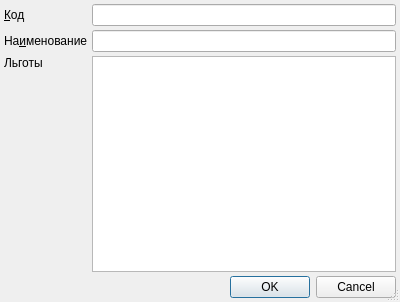
<?xml version="1.0" encoding="UTF-8"?>
<ui version="4.0">
 <class>SocStatusClassItemEditorDialog</class>
 <widget class="QDialog" name="SocStatusClassItemEditorDialog">
  <property name="geometry">
   <rect>
    <x>0</x>
    <y>0</y>
    <width>400</width>
    <height>302</height>
   </rect>
  </property>
  <property name="windowTitle">
   <string>ChangeMe!</string>
  </property>
  <property name="sizeGripEnabled">
   <bool>true</bool>
  </property>
  <layout class="QGridLayout">
   <property name="margin">
    <number>4</number>
   </property>
   <property name="spacing">
    <number>4</number>
   </property>
   <item row="0" column="1">
    <widget class="QLineEdit" name="edtCode"/>
   </item>
   <item row="1" column="0">
    <widget class="QLabel" name="lblName">
     <property name="sizePolicy">
      <sizepolicy hsizetype="Maximum" vsizetype="Preferred">
       <horstretch>0</horstretch>
       <verstretch>0</verstretch>
      </sizepolicy>
     </property>
     <property name="text">
      <string>На&amp;именование</string>
     </property>
     <property name="buddy">
      <cstring>edtName</cstring>
     </property>
    </widget>
   </item>
   <item row="2" column="1" rowspan="2">
    <widget class="CInDocTableView" name="tblTypes"/>
   </item>
   <item row="2" column="0">
    <widget class="QLabel" name="lblTypes">
     <property name="sizePolicy">
      <sizepolicy hsizetype="Maximum" vsizetype="Preferred">
       <horstretch>0</horstretch>
       <verstretch>0</verstretch>
      </sizepolicy>
     </property>
     <property name="text">
      <string>Льготы</string>
     </property>
     <property name="buddy">
      <cstring>tblTypes</cstring>
     </property>
    </widget>
   </item>
   <item row="1" column="1">
    <widget class="QLineEdit" name="edtName">
     <property name="minimumSize">
      <size>
       <width>200</width>
       <height>0</height>
      </size>
     </property>
    </widget>
   </item>
   <item row="0" column="0">
    <widget class="QLabel" name="lblCode">
     <property name="sizePolicy">
      <sizepolicy hsizetype="Maximum" vsizetype="Preferred">
       <horstretch>0</horstretch>
       <verstretch>0</verstretch>
      </sizepolicy>
     </property>
     <property name="text">
      <string>&amp;Код</string>
     </property>
     <property name="buddy">
      <cstring>edtCode</cstring>
     </property>
    </widget>
   </item>
   <item row="3" column="0">
    <spacer>
     <property name="orientation">
      <enum>Qt::Vertical</enum>
     </property>
     <property name="sizeHint" stdset="0">
      <size>
       <width>73</width>
       <height>171</height>
      </size>
     </property>
    </spacer>
   </item>
   <item row="4" column="0" colspan="2">
    <widget class="QDialogButtonBox" name="buttonBox">
     <property name="standardButtons">
      <set>QDialogButtonBox::Cancel|QDialogButtonBox::Ok</set>
     </property>
    </widget>
   </item>
  </layout>
 </widget>
 <customwidgets>
  <customwidget>
   <class>CInDocTableView</class>
   <extends>QTableView</extends>
   <header>library/InDocTable.h</header>
  </customwidget>
 </customwidgets>
 <tabstops>
  <tabstop>edtCode</tabstop>
  <tabstop>edtName</tabstop>
  <tabstop>tblTypes</tabstop>
 </tabstops>
 <resources/>
 <connections>
  <connection>
   <sender>buttonBox</sender>
   <signal>accepted()</signal>
   <receiver>SocStatusClassItemEditorDialog</receiver>
   <slot>accept()</slot>
   <hints>
    <hint type="sourcelabel">
     <x>212</x>
     <y>285</y>
    </hint>
    <hint type="destinationlabel">
     <x>212</x>
     <y>150</y>
    </hint>
   </hints>
  </connection>
  <connection>
   <sender>buttonBox</sender>
   <signal>rejected()</signal>
   <receiver>SocStatusClassItemEditorDialog</receiver>
   <slot>reject()</slot>
   <hints>
    <hint type="sourcelabel">
     <x>212</x>
     <y>285</y>
    </hint>
    <hint type="destinationlabel">
     <x>212</x>
     <y>150</y>
    </hint>
   </hints>
  </connection>
 </connections>
</ui>
